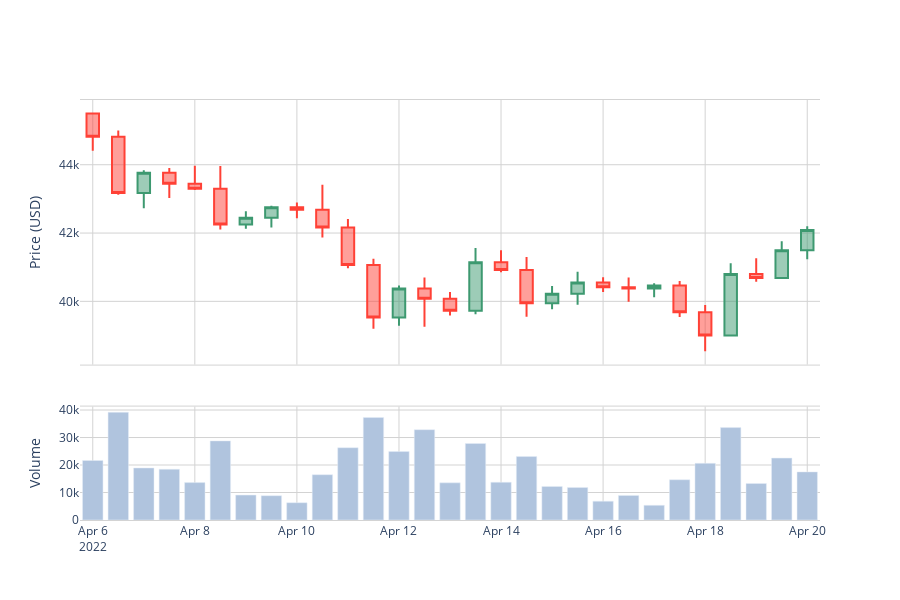

The cell this chart's notebook holds for it:
### Code cell
plot_candlestick_with_volume(btc_720_min_subset, 'btc_720min')
